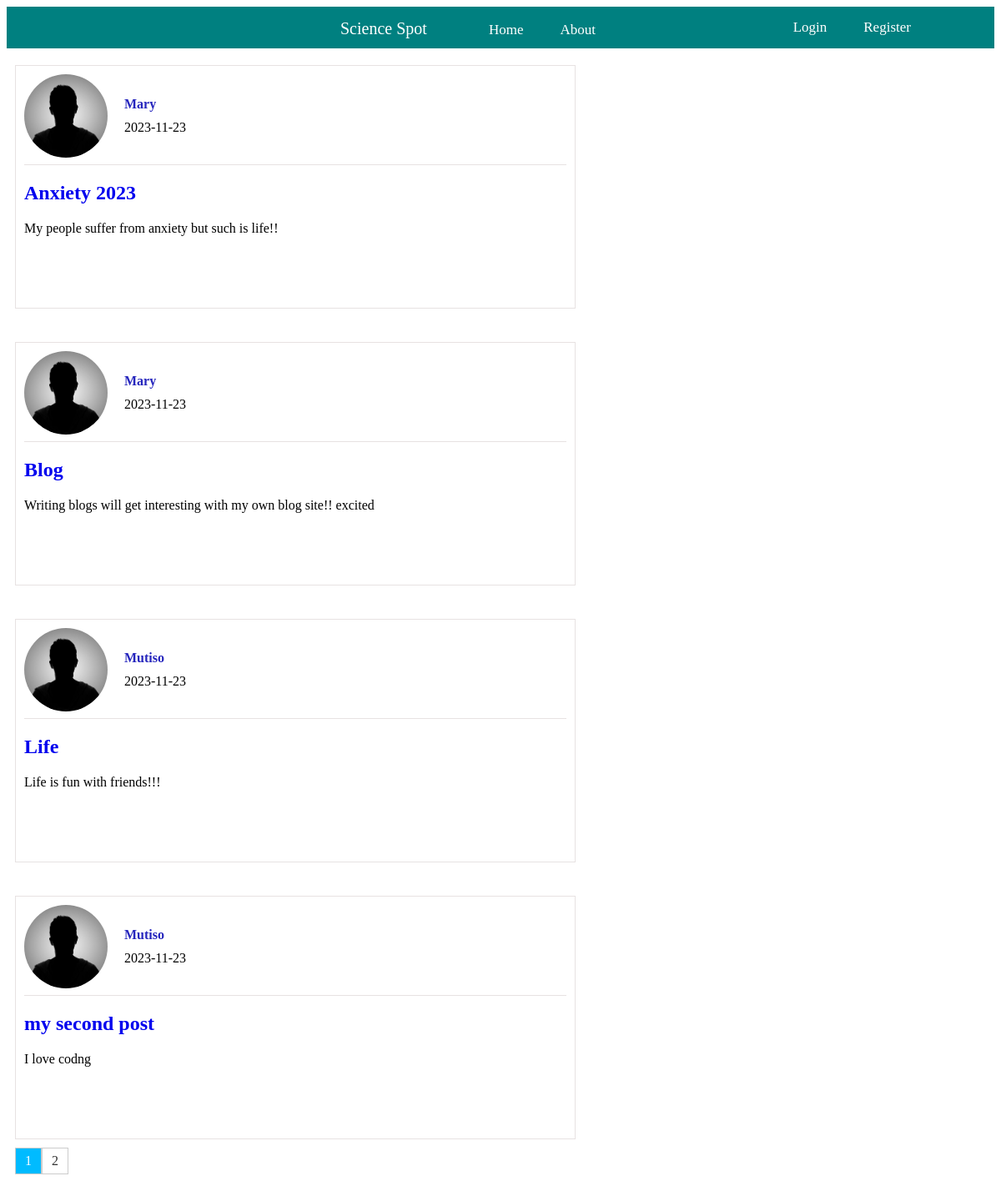
Page /home on the earlier database version.
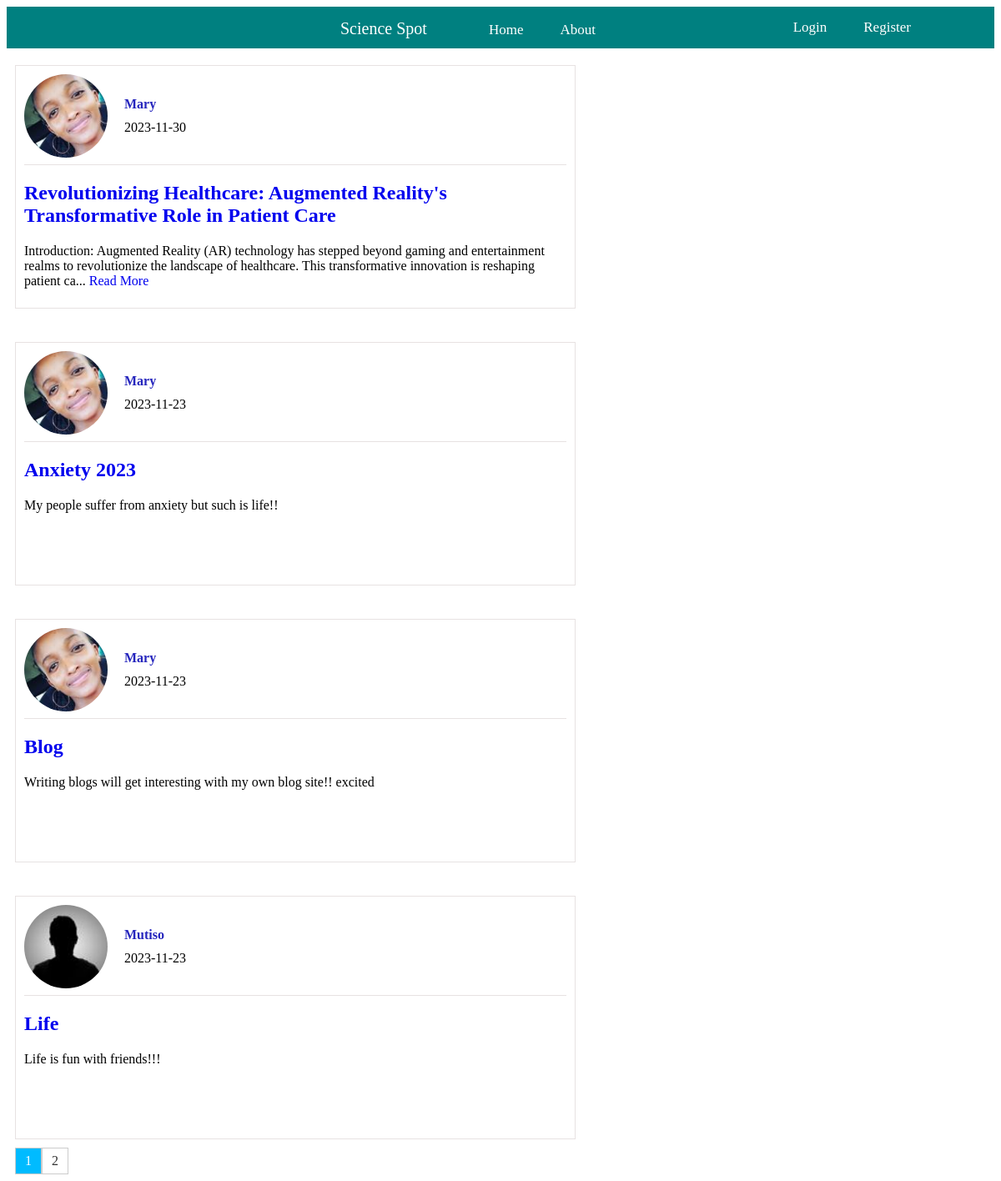
Same page on the later database version.
### flaskblog/models.py (models this page shows, shortened)
class Post(db.Model):
    id = db.Column(db.Integer, primary_key=True)
    title = db.Column(db.String(100), nullable=False)
    date_posted = db.Column(db.DateTime, nullable=False, default=datetime.utcnow)
    content = db.Column(db.Text, nullable=False)
    user_id = db.Column(db.Integer, db.ForeignKey('user.id'), nullable=False)
    """How ro represent our post model"""

class User(db.Model, UserMixin):
    id = db.Column(db.Integer, primary_key=True)
    username = db.Column(db.String(20), unique=True, nullable=False)
    email = db.Column(db.String(120), unique=True, nullable=False)
    image_file = db.Column(db.String(20), nullable=False, default='default.jpg')
    password = db.Column(db.String(60), nullable=False)
    posts = db.relationship('Post', backref='author', lazy=True)
    """How ro represent our user model"""

### flaskblog/routes.py (the view)
@app.route("/")
@app.route("/home")
def home():
    page = request.args.get('page', 1, type=int)
    posts = Post.query.order_by(Post.date_posted.desc()).paginate(page=page, per_page=4)
    return render_template('home.html', posts=posts)

### flaskblog/templates/home.html
{% extends 'layout.html' %} {% block content %}
<div class="homediv-container">
  {% for post in posts.items %}
    <div class="homediv">
      <div class="homedivdetails">
        <img class="accountimageclass" src="{{ url_for('static', filename='images/' + post.author.image_file) }}" />
        <div class="user-details">
          <a href="{{ url_for('user_posts', username=post.author.username) }}">{{ post.author.username }}</a>
          {{ post.date_posted.strftime('%Y-%m-%d') }}
        </div>
      </div>
      <hr class="custom-hr">
      <div>
        <p><h2><a href="{{ url_for('post', post_id=post.id) }}">{{ post.title }}</a></h2></p>
        <p>{{ post.content[:200] }}{% if post.content|length > 200 %}... <a href="{{ url_for('post', post_id=post.id) }}">Read More</a>{% endif %}</p>
      </div>
    </div>
  {% endfor %}
</div>
<div class="pagination">
  {% for page_num in posts.iter_pages(left_edge=1, right_edge=1, left_current=1, right_current=2) %}
    {% if page_num %}
      {% if posts.page == page_num %}
        <a href="{{ url_for('home', page=page_num) }}" class="current-page">{{ page_num }}</a>
      {% else %}
        <a href="{{ url_for('home', page=page_num) }}">{{ page_num }}</a>
      {% endif %}
    {% else %}
      <span class="ellipsis">...</span>
    {% endif %}
  {% endfor %}
</div>
{% endblock content %}

### flaskblog/templates/layout.html (shortened to what this page needs)
<!DOCTYPE html>
<html lang="en">
  <head>
    <link
      rel="stylesheet"
      type="text/css"
      href="{{ url_for('static', filename='navigation.css') }}"
    />
    <link
      rel="stylesheet"
      type="text/css"
      href="{{ url_for('static', filename='style.css') }}"
    />
  </head>
  <body>
    <nav>
      <div class="container">
        <div class="left-section">
          <a class="logo">Science Spot</a>
          <a class="text" href="{{ url_for('home') }}">Home</a>
          <a class="text" href="{{ url_for('about') }}">About</a>
        </div>
        <div class="right-section">
          {% if current_user.is_authenticated %}
          <a class="text" href="{{ url_for('new_post') }}">New Post</a>
          <a class="text" href="{{ url_for('account') }}">Account</a>
          <a class="text" href="{{ url_for('logout') }}">Logout</a>
          {% else %}
          <a class="text" href="{{ url_for('login') }}">Login</a>
          <a class="text" href="{{ url_for('register') }}">Register</a>
          {% endif %}
        </div>
      </div>
    </nav>
    <div>
       {% block content %} {% endblock %}
    </div>
  </body>
</html>

### flaskblog/static/navigation.css (style rules this page uses)
* { text-decoration: none; }
nav { background-color: teal; height: 50px; }
.container { display: flex; flex-direction: row; justify-content: space-between; padding-top: 15px; }
.left-section { flex: 2; margin-left: 400px; }
.logo { font-size: 20px; font-family: 500; padding-right: 50px; color: white; }
.right-section { flex: 1; }
.text { padding: 20px; font-size: 17px; color: white; }

### flaskblog/static/style.css (style rules this page uses)
.accountimageclass { border-radius: 50%; width: 100px; height: 100px; object-fit: cover; }
.homediv-container { display: flex; flex-wrap: wrap; gap: 20px; }
.homediv { margin-top: 20px; margin-left: 10px; padding: 10px; width: 650px; height: 270px; border: 1px solid rgb(231, 226, 226); }
.homedivdetails { display: flex; align-items: center; }
.user-details { display: flex; flex-direction: column; margin-left: 20px; }
.user-details a { text-decoration: none; color: rgb(38, 38, 189); font-weight: bold; margin-bottom: 10px; }
.custom-hr { border: none; border-top: 1px solid rgb(231, 226, 226); margin-left: 0; margin-right: 0; width: 100%; display: block; }
.pagination { display: flex; margin-left: 10px; margin-top: 10px; }
.pagination a { display: inline-block; width: 30px; height: 30px; text-align: center; line-height: 30px; border: 1px solid #ccc; text-decoration: none; color: #333; }
.pagination a.current-page { background-color: rgb(0, 187, 255); color: white; }

Differences in the rows shown:
no longer on this page (row unchanged): Post: image_file (placeholder picture), author.username "Mutiso", date_posted "2023-11-23", title "my second post", content "I love codng"
added Post: image_file (picture), author.username "Mary", date_posted "2023-11-30", title "Revolutionizing Healthcare: Augmented Reality's Transformative Role in Patient Care", content "Introduction: Augmented Reality (AR) technology has stepped beyond gaming and entertainment realms to revolutionize the landscape of healthcare. This transformative innovation is reshaping patient ca"
changed through a linked row, Post "Anxiety 2023": image_file: picture added in place of a placeholder
changed through a linked row, Post "Blog": image_file: picture added in place of a placeholder
changed through a linked row, Post "Life": image_file: picture added in place of a placeholder
